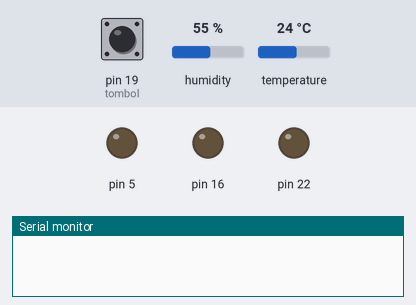
Simulated run of this sketch. Board: Arduino Mega 2560, built with avr-gcc and run on an emulated ATmega2560. Parts: output pins drawn as LEDs (lit = HIGH), the last lines printed to the serial monitor. The test bench sets the inputs (shaded band); at power-on: pin 19 (tombol) LOW, temperature 24 °C, humidity 55 %.

Above: at 1.2 s.
1.3 s: pin 19 (tombol) pulled HIGH for 0.15 s
4.4 s: temperature set to 33 °C
At 4.4 s:
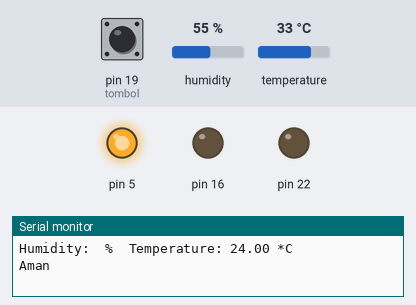
7.4 s: temperature set to 36 °C
10.4 s: temperature set to 12 °C
13.4 s: temperature set to 41 °C
At 16.8 s:
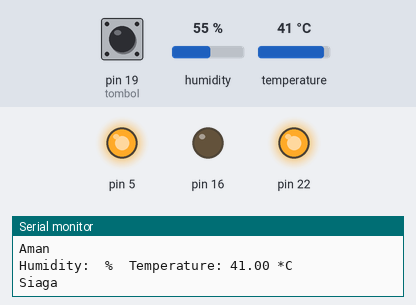
Timing chart, 0 to 17.4 s (numbered marks = the images above; inputs shaded):
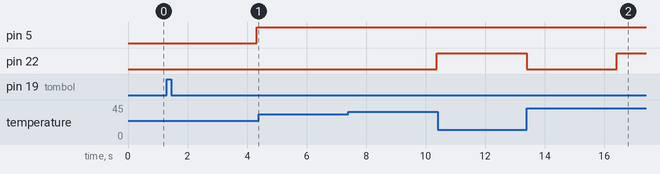

The sketch:

Mini_Project_02.ino
```cpp
#include <Adafruit_Sensor.h>
#include <DHT.h>

#define DHTPIN 21
#define DHTTYPE DHT11
DHT dht(DHTPIN, DHTTYPE);

int button1;
int tombol = 19;
int flag;

void setup() {
  pinMode(tombol, INPUT);
  pinMode (05 , OUTPUT);
  pinMode (16 , OUTPUT);
  pinMode (22 , OUTPUT);
  Serial.begin(9600);
  dht.begin();
}

void loop() {
  button1 = digitalRead(tombol);
  if(button1 == 1){
      flag = 1;
  }

  if(flag == 1){
    delay(3000);
    float h = dht.readHumidity();
    float t = dht.readTemperature();
    //float f = dht.readTemperature(true);
    if (isnan(t)) {
        Serial.println("Failed to read from DHT sensor!");
        return;
      }

      Serial.print("Humidity: ");
      Serial.print(" %\t");
      Serial.print("Temperature: ");
      Serial.print(t);
      Serial.println(" *C ");

      if (t <= 35) {
        Serial.println("Aman");
        digitalWrite(05, HIGH);
        digitalWrite(16, LOW);
        digitalWrite(22, LOW);
      }
      if (t >=35.00 && t <= 50.00) {
        Serial.println("Siaga");
        digitalWrite(05, HIGH);
        digitalWrite(16, LOW);
        digitalWrite(22, HIGH);
      }
      if (t >= 50.00) {
        Serial.println("Darurat");
        digitalWrite(05, HIGH);
        digitalWrite(16, HIGH);
        digitalWrite(22, HIGH);
      }
  }
}
```

Measured:
- after the input at 1.3 s, pin 5: LOW → HIGH after 3.0 s
- after the input at 7.4 s, pin 22: LOW → HIGH after 3.0 s
- after the input at 10.4 s, pin 22: HIGH → LOW after 3.0 s
- after the input at 13.4 s, pin 22: LOW → HIGH after 3.0 s
